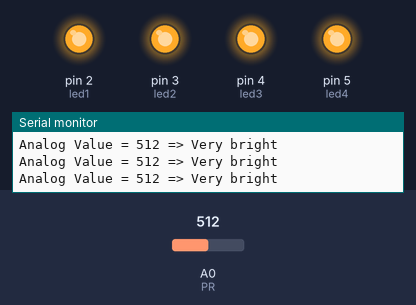
Bench run of a sketch on a simulated Arduino Uno, built with avr-gcc and run on an emulated ATmega328P. Parts: output pins drawn as LEDs (lit = HIGH), the last lines printed to the serial monitor. Inputs (shaded band) come from the test bench; at power-on: A0 (PR) = 512.

Above: at 1.3 s.
1.4 s: A0 (PR) set to 458
2.9 s: A0 (PR) set to 435
At 4.2 s:
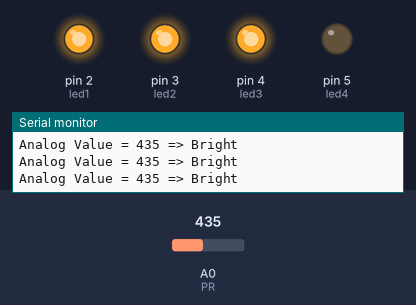
4.5 s: A0 (PR) set to 314
6.0 s: A0 (PR) set to 291
At 6.7 s:
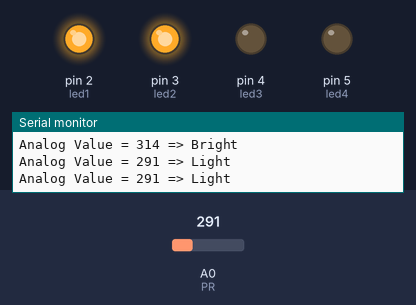
7.5 s: A0 (PR) set to 108
9.0 s: A0 (PR) set to 89
At 10.3 s:
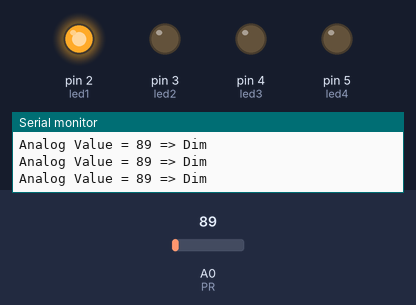
Timing chart, 0 to 11.5 s (numbered marks = the images above; inputs shaded):
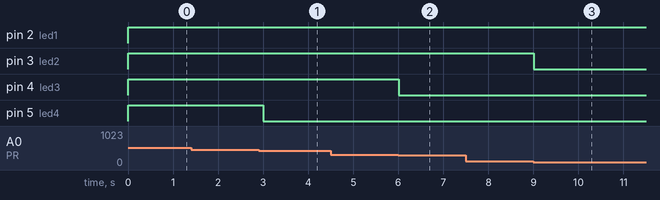

Measured:
- the behaviour switches between 450 and 449 on A0 (PR) (found by bisection; images 0 and 1)
- the behaviour switches between 300 and 299 on A0 (PR) (found by bisection; images 1 and 2)
- the behaviour switches between 100 and 99 on A0 (PR) (found by bisection; images 2 and 3)
- after the input at 2.9 s, pin 5 (led4): HIGH → LOW after 0.10 s
- after the input at 6.0 s, pin 4 (led3): HIGH → LOW at once
- after the input at 9.0 s, pin 3 (led2): HIGH → LOW at once

The sketch:

Photoresistor.ino
```cpp
#define led1 2
#define led2 3
#define led3 4
#define led4 5
#define PR A0

void setup() {
  Serial.begin(9600);
  pinMode(led1, OUTPUT);
  pinMode(led2, OUTPUT);
  pinMode(led3, OUTPUT);
  pinMode(led4, OUTPUT);
}

void loop() {
  int analogValue = analogRead(PR);


  Serial.print("Analog Value = ");
  Serial.print(analogValue);

  if (analogValue < 50) {
    Serial.println(" => Dark");
    digitalWrite(led1, LOW);
    digitalWrite(led2, LOW);
    digitalWrite(led3, LOW);
    digitalWrite(led4, LOW);

  } else if (analogValue >= 50 && analogValue < 100) {
    Serial.println(" => Dim");
    digitalWrite(led1, HIGH);
    digitalWrite(led2, LOW);
    digitalWrite(led3, LOW);
    digitalWrite(led4, LOW);

  } else if (analogValue >= 100 && analogValue < 300) {
    Serial.println(" => Light");
    digitalWrite(led1, HIGH);
    digitalWrite(led2, HIGH);
    digitalWrite(led3, LOW);
    digitalWrite(led4, LOW);

  } else if (analogValue >= 300 && analogValue < 450) {
    Serial.println(" => Bright");
    digitalWrite(led1, HIGH);
    digitalWrite(led2, HIGH);
    digitalWrite(led3, HIGH);
    digitalWrite(led4, LOW);
  } else if(analogValue > 450)  {
    Serial.println(" => Very bright");
    digitalWrite(led1, HIGH);
    digitalWrite(led2, HIGH);
    digitalWrite(led3, HIGH);
    digitalWrite(led4, HIGH);
  }

  delay(500);
}
```
